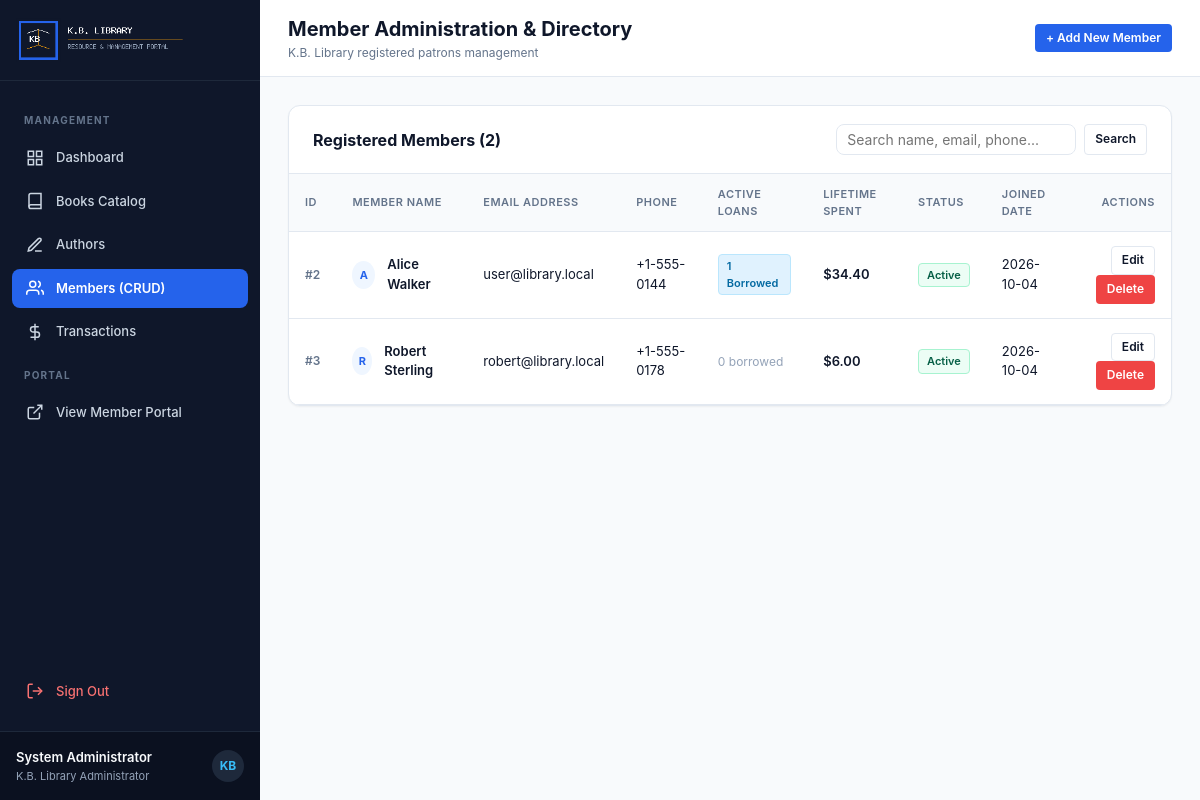
Screenshot of /admin_members.php (signed in) with the database file from the repository.
### tables this page shows
CREATE TABLE users (
    id INT AUTO_INCREMENT PRIMARY KEY,
    full_name VARCHAR(120) NOT NULL,
    email VARCHAR(150) NOT NULL UNIQUE,
    password VARCHAR(255) NOT NULL,
    role ENUM('admin', 'user') NOT NULL DEFAULT 'user',
    phone VARCHAR(30) NULL,
    status ENUM('active', 'inactive', 'suspended') NOT NULL DEFAULT 'active',
    created_at TIMESTAMP DEFAULT CURRENT_TIMESTAMP
);

### admin_members.php (the view, shortened to what this page needs)
<?php
require_once __DIR__ . '/db.php';
$action = $_GET['action'] ?? 'list';
$search_query = trim($_GET['q'] ?? '');
$query_sql = "
    SELECT u.*,
        (SELECT COUNT(*) FROM transactions WHERE user_id = u.id AND type = 'rent' AND status = 'active') AS active_rentals,
        (SELECT COUNT(*) FROM transactions WHERE user_id = u.id) AS total_tx,
        (SELECT COALESCE(SUM(amount), 0) FROM transactions WHERE user_id = u.id) AS total_spent
    FROM users u
    WHERE u.role = 'user'
";
$params = [];
$query_sql .= " ORDER BY u.created_at DESC";
$members_stmt = $pdo->prepare($query_sql);
$members_stmt->execute($params);
$members = $members_stmt->fetchAll();
?>
<!DOCTYPE html>
<html lang="en">
<head>
    <link rel="stylesheet" href="css/style.css">
</head>
<body>
    <div class="app-layout">
        <?php include __DIR__ . '/admin_sidebar.php'; ?>
        <main class="main-content">
            <header class="topbar">
                <div class="topbar-title-section">
                    <h1>Member Administration &amp; Directory</h1>
                    <p>K.B. Library registered patrons management</p>
                </div>
                <div class="topbar-actions">
                    <?php if ($action !== 'create' && $action !== 'edit'): ?>
                        <a href="admin_members.php?action=create" class="btn btn-primary btn-sm">+ Add New Member</a>
                    <?php else: ?>
                        <a href="admin_members.php" class="btn btn-secondary btn-sm">&larr; Back to Member List</a>
                    <?php endif; ?>
                </div>
            </header>
            <div class="content-body">
                <div class="panel-card">
                    <div class="panel-header">
                        <h2 class="panel-title">Registered Members (<?php echo count($members); ?>)</h2>
                        <form method="GET" action="admin_members.php" style="display: flex; gap: 8px;">
                            <input type="text" name="q" class="form-input" style="width: 240px; padding: 6px 10px;" placeholder="Search name, email, phone..." value="<?php echo htmlspecialchars($search_query); ?>">
                            <button type="submit" class="btn btn-secondary btn-sm">Search</button>
                        </form>
                    </div>
                    <div class="table-responsive">
                        <table class="table">
                            <thead>
                                <tr>
                                    <th>ID</th>
                                    <th>Member Name</th>
                                    <th>Email Address</th>
                                    <th>Phone</th>
                                    <th>Active Loans</th>
                                    <th>Lifetime Spent</th>
                                    <th>Status</th>
                                    <th>Joined Date</th>
                                    <th style="text-align: right;">Actions</th>
                                </tr>
                            </thead>
                            <tbody>
                                <?php if (empty($members)): ?>
                                    <tr>
                                        <td colspan="9" style="text-align: center; padding: 32px; color: var(--text-muted);">
                                            No members found matching your search.
                                        </td>
                                    </tr>
                                <?php else: ?>
                                    <?php foreach ($members as $m): ?>
                                        <tr>
                                            <td style="color: var(--text-muted); font-size: 12px; font-weight: 600;">#<?php echo $m['id']; ?></td>
                                            <td>
                                                <div class="table-avatar-cell">
                                                    <div class="user-avatar" style="width: 28px; height: 28px; font-size: 11px;">
                                                        <?php echo strtoupper(substr($m['full_name'], 0, 1)); ?>
                                                    </div>
                                                    <div style="font-weight: 600;"><?php echo htmlspecialchars($m['full_name']); ?></div>
                                                </div>
                                            </td>
                                            <td><?php echo htmlspecialchars($m['email']); ?></td>
                                            <td><?php echo $m['phone'] ? htmlspecialchars($m['phone']) : '<span style="color: var(--text-light);">-</span>'; ?></td>
                                            <td>
                                                <?php if ($m['active_rentals'] > 0): ?>
                                                    <span class="badge badge-rent"><?php echo $m['active_rentals']; ?> borrowed</span>
                                                <?php else: ?>
                                                    <span style="color: var(--text-light); font-size: 12px;">0 borrowed</span>
                                                <?php endif; ?>
                                            </td>
                                            <td style="font-weight: 600;">$<?php echo number_format($m['total_spent'], 2); ?></td>
                                            <td>
                                                <?php if ($m['status'] === 'active'): ?>
                                                    <span class="badge badge-active">Active</span>
                                                <?php elseif ($m['status'] === 'suspended'): ?>
                                                    <span class="badge badge-sold">Suspended</span>
                                                <?php else: ?>
                                                    <span class="badge badge-returned">Inactive</span>
                                                <?php endif; ?>
                                            </td>
                                            <td><?php echo date('Y-m-d', strtotime($m['created_at'])); ?></td>
                                            <td style="text-align: right;">
                                                <a href="admin_members.php?action=edit&amp;id=<?php echo $m['id']; ?>" class="btn btn-secondary btn-sm">Edit</a>
                                                <a href="admin_members.php?action=delete&amp;id=<?php echo $m['id']; ?>" class="btn btn-danger btn-sm" onclick="return confirm('Permanently delete member <?php echo htmlspecialchars($m['full_name']); ?>?');">Delete</a>
                                            </td>
                                        </tr>
                                    <?php endforeach; ?>
                                <?php endif; ?>
                            </tbody>
                        </table>
                    </div>
                </div>
            </div>
        </main>
    </div>
</body>
</html>

### css/style.css (style rules this page uses)
:root { --primary: #2563eb; --primary-dark: #1d4ed8; --primary-light: #eff6ff; --primary-border: #bfdbfe; --accent: #0f172a; --sidebar-bg: #0f172a; --sidebar-hover: #1e293b; --sidebar-active: #3b82f6; --sidebar-text: #cbd5e1; --bg-page: #f8fafc; --bg-card: #ffffff; --border-color: #e2e8f0; --text-main: #0f172a; --text-muted: #64748b; --text-light: #94a3b8; --success: #10b981; --success-bg: #ecfdf5; --success-border: #a7f3d0; --warning: #f59e0b; --warning-bg: #fffbeb; --warning-border: #fde68a; --danger: #ef4444; --danger-bg: #fef2f2; --danger-border: #fecaca; --rent-color: #0284c7; --sold-color: #16a34a; --radius-sm: 4px; --radius-md: 8px; --radius-lg: 12px; --shadow-sm: 0 1px 2px 0 rgba(0, 0, 0, 0.05); --shadow-md: 0 4px 6px -1px rgba(0, 0, 0, 0.08), 0 2px 4px -2px rgba(0, 0, 0, 0.06); --shadow-lg: 0 10px 15px -3px rgba(0, 0, 0, 0.1), 0 4px 6px -4px rgba(0, 0, 0, 0.08); }
*, *::before, *::after { box-sizing: border-box; margin: 0; padding: 0; }
body { font-family: -apple-system, BlinkMacSystemFont, "Segoe UI", Roboto, Helvetica, Arial, sans-serif; background-color: var(--bg-page); color: var(--text-main); line-height: 1.5; -webkit-font-smoothing: antialiased; }
a { color: var(--primary); text-decoration: none; transition: color 0.15s ease; }
.form-input, .form-select, .form-textarea { width: 100%; padding: 10px 14px; font-size: 14px; color: var(--text-main); background-color: #ffffff; border: 1px solid var(--border-color); border-radius: var(--radius-md); outline: none; transition: border-color 0.15s, box-shadow 0.15s; font-family: inherit; }
.btn { display: inline-flex; align-items: center; justify-content: center; gap: 8px; font-weight: 600; font-size: 13px; padding: 9px 16px; border-radius: var(--radius-md); border: 1px solid transparent; cursor: pointer; transition: all 0.15s ease-in-out; text-decoration: none; font-family: inherit; line-height: 1.4; }
.btn-primary { background-color: var(--primary); color: #ffffff; }
.btn-secondary { background-color: #ffffff; border-color: var(--border-color); color: var(--text-main); }
.btn-danger { background-color: var(--danger); color: #ffffff; }
.btn-sm { padding: 5px 10px; font-size: 12px; border-radius: var(--radius-sm); }
.app-layout { display: flex; min-height: 100vh; }
.main-content { flex: 1; display: flex; flex-direction: column; min-width: 0; background-color: var(--bg-page); }
.topbar { background-color: #ffffff; border-bottom: 1px solid var(--border-color); padding: 14px 28px; display: flex; align-items: center; justify-content: space-between; }
.topbar-title-section h1 { font-size: 20px; font-weight: 700; color: var(--text-main); }
.topbar-title-section p { font-size: 12px; color: var(--text-muted); }
.topbar-actions { display: flex; align-items: center; gap: 14px; }
.user-avatar { width: 28px; height: 28px; border-radius: 50%; background-color: var(--primary-light); color: var(--primary); font-weight: 700; font-size: 12px; display: flex; align-items: center; justify-content: center; }
.content-body { padding: 28px; flex: 1; }
.panel-card { background: var(--bg-card); border-radius: var(--radius-lg); border: 1px solid var(--border-color); box-shadow: var(--shadow-sm); margin-bottom: 28px; overflow: hidden; }
.panel-header { padding: 18px 24px; border-bottom: 1px solid var(--border-color); display: flex; align-items: center; justify-content: space-between; flex-wrap: wrap; gap: 12px; }
.panel-title { font-size: 16px; font-weight: 700; color: var(--text-main); }
.table-responsive { width: 100%; overflow-x: auto; }
.table { width: 100%; border-collapse: collapse; text-align: left; font-size: 13px; }
.table th { background-color: #f8fafc; color: var(--text-muted); font-weight: 600; text-transform: uppercase; font-size: 11px; letter-spacing: 0.5px; padding: 12px 16px; border-bottom: 1px solid var(--border-color); }
.table td { padding: 14px 16px; border-bottom: 1px solid var(--border-color); color: var(--text-main); vertical-align: middle; }
.table-avatar-cell { display: flex; align-items: center; gap: 12px; }
.badge { display: inline-flex; align-items: center; gap: 4px; padding: 3px 8px; border-radius: var(--radius-sm); font-size: 11px; font-weight: 600; text-transform: capitalize; }
.badge-active { background: var(--success-bg); color: #065f46; border: 1px solid var(--success-border); }
.badge-rent { background: #e0f2fe; color: #0369a1; border: 1px solid #bae6fd; }

### rows the page displays
users: id "2", full_name "A", full_name "Alice Walker", email "user@library.local", phone "+1-555-0144", active_rentals "1", total_spent "34.40", status "Active", created_at "2026-10-04"
users: id "3", full_name "R", full_name "Robert Sterling", email "robert@library.local", phone "+1-555-0178", shows "0 borrowed", total_spent "6.00", status "Active", created_at "2026-10-04"

### other values shown
$admin_user['name'] "System Administrator"
count($members) "2"
